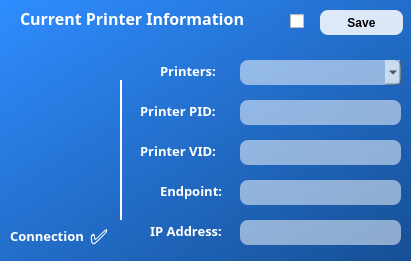
   <widget class="QFrame" name="frame_5">
    <property name="geometry">
     <rect>
      <x>450</x>
      <y>120</y>
      <width>411</width>
      <height>261</height>
     </rect>
    </property>
    <property name="styleSheet">
     <string notr="true">QFrame {
	background: qlineargradient(spread:pad, x1:0, y1:0, x2:1, y2:1, stop:0 rgba(47, 141, 255, 255), stop:1 rgba(22, 79, 149, 255));
	border-radius: 12px;
}</string>
    </property>
    <property name="frameShape">
     <enum>QFrame::StyledPanel</enum>
    </property>
    <property name="frameShadow">
     <enum>QFrame::Raised</enum>
    </property>
    <widget class="QLabel" name="label_19">
     <property name="geometry">
      <rect>
       <x>20</x>
       <y>10</y>
       <width>251</width>
       <height>16</height>
      </rect>
     </property>
     <property name="font">
      <font>
       <family>Sans Serif</family>
       <pointsize>12</pointsize>
       <weight>75</weight>
       <italic>false</italic>
       <bold>true</bold>
       <strikeout>false</strikeout>
       <kerning>true</kerning>
      </font>
     </property>
     <property name="styleSheet">
      <string notr="true">QLabel {
	text-align: center;
	background: transparent;
	color: white;
}</string>
     </property>
     <property name="text">
      <string>Current Printer Information</string>
     </property>
     <property name="textFormat">
      <enum>Qt::PlainText</enum>
     </property>
    </widget>
    <widget class="QLabel" name="lbl_iconPrinter">
     <property name="geometry">
      <rect>
       <x>20</x>
       <y>100</y>
       <width>81</width>
       <height>81</height>
      </rect>
     </property>
     <property name="styleSheet">
      <string notr="true">QLabel {
	background: transparent;
}</string>
     </property>
     <property name="pixmap">
      <pixmap>../../Downloads/print.png</pixmap>
     </property>
     <property name="scaledContents">
      <bool>true</bool>
     </property>
    </widget>
    <widget class="QFrame" name="frame_16">
     <property name="geometry">
      <rect>
       <x>120</x>
       <y>80</y>
       <width>2</width>
       <height>140</height>
      </rect>
     </property>
     <property name="styleSheet">
      <string notr="true">QFrame {
	background: white;
}</string>
     </property>
     <property name="frameShape">
      <enum>QFrame::StyledPanel</enum>
     </property>
     <property name="frameShadow">
      <enum>QFrame::Raised</enum>
     </property>
    </widget>
    <widget class="QLabel" name="label_43">
     <property name="geometry">
      <rect>
       <x>10</x>
       <y>220</y>
       <width>81</width>
       <height>31</height>
      </rect>
     </property>
     <property name="font">
      <font>
       <family>Sans Serif</family>
       <pointsize>10</pointsize>
       <weight>75</weight>
       <italic>false</italic>
       <bold>true</bold>
       <strikeout>false</strikeout>
       <kerning>true</kerning>
      </font>
     </property>
     <property name="styleSheet">
      <string notr="true">QLabel {
	text-align: center;
	background: transparent;
	color: white;
}</string>
     </property>
     <property name="text">
      <string>Connection</string>
     </property>
     <property name="textFormat">
      <enum>Qt::PlainText</enum>
     </property>
    </widget>
    <widget class="QLabel" name="label_44">
     <property name="geometry">
      <rect>
       <x>90</x>
       <y>220</y>
       <width>41</width>
       <height>31</height>
      </rect>
     </property>
     <property name="font">
      <font>
       <family>0xProto Nerd Font</family>
       <pointsize>16</pointsize>
       <weight>75</weight>
       <italic>false</italic>
       <bold>true</bold>
       <strikeout>false</strikeout>
       <kerning>true</kerning>
      </font>
     </property>
     <property name="styleSheet">
      <string notr="true">QLabel {
	text-align: center;
	background: transparent;
	color: white;
	qproperty-alignment: AlignCenter;
}</string>
     </property>
     <property name="text">
      <string>✅️</string>
     </property>
     <property name="textFormat">
      <enum>Qt::PlainText</enum>
     </property>
    </widget>
    <widget class="QPushButton" name="btn_savePrinter">
     <property name="geometry">
      <rect>
       <x>320</x>
       <y>10</y>
       <width>83</width>
       <height>25</height>
      </rect>
     </property>
     <property name="cursor">
      <cursorShape>PointingHandCursor</cursorShape>
     </property>
     <property name="styleSheet">
      <string notr="true">QPushButton {
	background: rgba(255, 255, 255, 215);
	border-radius: 8px;
	font-weight: bold;
}</string>
     </property>
     <property name="text">
      <string>Save</string>
     </property>
    </widget>
    <widget class="QLabel" name="label_45">
     <property name="geometry">
      <rect>
       <x>160</x>
       <y>60</y>
       <width>71</width>
       <height>21</height>
      </rect>
     </property>
     <property name="font">
      <font>
       <family>Sans Serif</family>
       <pointsize>10</pointsize>
       <weight>75</weight>
       <italic>false</italic>
       <bold>true</bold>
       <strikeout>false</strikeout>
       <kerning>true</kerning>
      </font>
     </property>
     <property name="styleSheet">
      <string notr="true">QLabel {
	text-align: center;
	background: transparent;
	color: white;
}</string>
     </property>
     <property name="text">
      <string>Printers:</string>
     </property>
     <property name="textFormat">
      <enum>Qt::PlainText</enum>
     </property>
    </widget>
    <widget class="QLineEdit" name="et_printerPid">
     <property name="geometry">
      <rect>
       <x>240</x>
       <y>100</y>
       <width>161</width>
       <height>25</height>
      </rect>
     </property>
     <property name="font">
      <font>
       <family>Roboto Slab</family>
       <weight>75</weight>
       <bold>true</bold>
      </font>
     </property>
     <property name="styleSheet">
      <string notr="true">QLineEdit {
	background: rgba(255, 255, 255, 130);
	border-radius: 8px;
	padding: 5px;
}</string>
     </property>
    </widget>
    <widget class="QLabel" name="label_46">
     <property name="geometry">
      <rect>
       <x>140</x>
       <y>100</y>
       <width>91</width>
       <height>21</height>
      </rect>
     </property>
     <property name="font">
      <font>
       <family>Sans Serif</family>
       <pointsize>10</pointsize>
       <weight>75</weight>
       <italic>false</italic>
       <bold>true</bold>
       <strikeout>false</strikeout>
       <kerning>true</kerning>
      </font>
     </property>
     <property name="styleSheet">
      <string notr="true">QLabel {
	text-align: center;
	background: transparent;
	color: white;
}</string>
     </property>
     <property name="text">
      <string>Printer PID:</string>
     </property>
     <property name="textFormat">
      <enum>Qt::PlainText</enum>
     </property>
    </widget>
    <widget class="QLineEdit" name="et_printerVid">
     <property name="geometry">
      <rect>
       <x>240</x>
       <y>140</y>
       <width>161</width>
       <height>25</height>
      </rect>
     </property>
     <property name="font">
      <font>
       <family>Roboto Slab</family>
       <weight>75</weight>
       <bold>true</bold>
      </font>
     </property>
     <property name="styleSheet">
      <string notr="true">QLineEdit {
	background: rgba(255, 255, 255, 130);
	border-radius: 8px;
	padding: 5px;
}</string>
     </property>
    </widget>
    <widget class="QLabel" name="label_47">
     <property name="geometry">
      <rect>
       <x>140</x>
       <y>140</y>
       <width>91</width>
       <height>21</height>
      </rect>
     </property>
     <property name="font">
      <font>
       <family>Sans Serif</family>
       <pointsize>10</pointsize>
       <weight>75</weight>
       <italic>false</italic>
       <bold>true</bold>
       <strikeout>false</strikeout>
       <kerning>true</kerning>
      </font>
     </property>
     <property name="styleSheet">
      <string notr="true">QLabel {
	text-align: center;
	background: transparent;
	color: white;
}</string>
     </property>
     <property name="text">
      <string>Printer VID:</string>
     </property>
     <property name="textFormat">
      <enum>Qt::PlainText</enum>
     </property>
    </widget>
    <widget class="QLineEdit" name="et_endPoint">
     <property name="geometry">
      <rect>
       <x>240</x>
       <y>180</y>
       <width>161</width>
       <height>25</height>
      </rect>
     </property>
     <property name="font">
      <font>
       <family>Roboto Slab</family>
       <weight>75</weight>
       <bold>true</bold>
      </font>
     </property>
     <property name="styleSheet">
      <string notr="true">QLineEdit {
	background: rgba(255, 255, 255, 130);
	border-radius: 8px;
	padding: 5px;
}</string>
     </property>
    </widget>
    <widget class="QLabel" name="label_48">
     <property name="geometry">
      <rect>
       <x>160</x>
       <y>180</y>
       <width>71</width>
       <height>21</height>
      </rect>
     </property>
     <property name="font">
      <font>
       <family>Sans Serif</family>
       <pointsize>10</pointsize>
       <weight>75</weight>
       <italic>false</italic>
       <bold>true</bold>
       <strikeout>false</strikeout>
       <kerning>true</kerning>
      </font>
     </property>
     <property name="styleSheet">
      <string notr="true">QLabel {
	text-align: center;
	background: transparent;
	color: white;
}</string>
     </property>
     <property name="text">
      <string>Endpoint:</string>
     </property>
     <property name="textFormat">
      <enum>Qt::PlainText</enum>
     </property>
    </widget>
    <widget class="QComboBox" name="combo_printers">
     <property name="geometry">
      <rect>
       <x>240</x>
       <y>60</y>
       <width>161</width>
       <height>25</height>
      </rect>
     </property>
     <property name="font">
      <font>
       <family>Roboto Slab</family>
       <weight>75</weight>
       <bold>true</bold>
      </font>
     </property>
     <property name="styleSheet">
      <string notr="true">QComboBox {
	background: rgba(255, 255, 255, 130);
	border-radius: 8px;
	padding: 5px;
}</string>
     </property>
    </widget>
    <widget class="QLineEdit" name="et_ipAddress">
     <property name="geometry">
      <rect>
       <x>240</x>
       <y>220</y>
       <width>161</width>
       <height>25</height>
      </rect>
     </property>
     <property name="font">
      <font>
       <family>Roboto Slab</family>
       <weight>75</weight>
       <bold>true</bold>
      </font>
     </property>
     <property name="styleSheet">
      <string notr="true">QLineEdit {
	background: rgba(255, 255, 255, 130);
	border-radius: 8px;
	padding: 5px;
}</string>
     </property>
    </widget>
    <widget class="QLabel" name="label_49">
     <property name="geometry">
      <rect>
       <x>150</x>
       <y>220</y>
       <width>81</width>
       <height>21</height>
      </rect>
     </property>
     <property name="font">
      <font>
       <family>Sans Serif</family>
       <pointsize>10</pointsize>
       <weight>75</weight>
       <italic>false</italic>
       <bold>true</bold>
       <strikeout>false</strikeout>
       <kerning>true</kerning>
      </font>
     </property>
     <property name="styleSheet">
      <string notr="true">QLabel {
	text-align: center;
	background: transparent;
	color: white;
}</string>
     </property>
     <property name="text">
      <string>IP Address:</string>
     </property>
     <property name="textFormat">
      <enum>Qt::PlainText</enum>
     </property>
    </widget>
    <widget class="QCheckBox" name="cb_useIP">
     <property name="geometry">
      <rect>
       <x>290</x>
       <y>10</y>
       <width>16</width>
       <height>23</height>
      </rect>
     </property>
    </widget>
   </widget>
